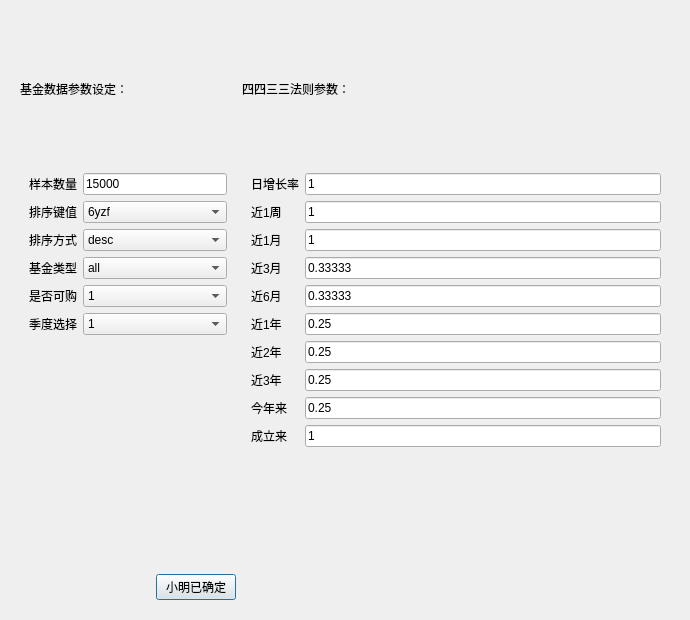
<?xml version="1.0" encoding="UTF-8"?>
<ui version="4.0">
 <author>lusongno1</author>
 <class>XMtool</class>
 <widget class="QDialog" name="XMtool">
  <property name="geometry">
   <rect>
    <x>0</x>
    <y>0</y>
    <width>690</width>
    <height>620</height>
   </rect>
  </property>
  <property name="windowTitle">
   <string>Dialog</string>
  </property>
  <property name="toolTip">
   <string>&lt;html&gt;&lt;head/&gt;&lt;body&gt;&lt;p&gt;欢迎使用小明选股软件！&lt;/p&gt;&lt;/body&gt;&lt;/html&gt;</string>
  </property>
  <property name="whatsThis">
   <string>&lt;html&gt;&lt;head/&gt;&lt;body&gt;&lt;p&gt;不认识爸爸？&lt;/p&gt;&lt;/body&gt;&lt;/html&gt;</string>
  </property>
  <layout class="QVBoxLayout" name="verticalLayout">
   <item>
    <widget class="QFrame" name="formFrame_2">
     <layout class="QGridLayout" name="gridLayout">
      <item row="0" column="0">
       <widget class="QLabel" name="label_18">
        <property name="text">
         <string>基金数据参数设定：</string>
        </property>
       </widget>
      </item>
      <item row="0" column="1">
       <widget class="QLabel" name="label_17">
        <property name="text">
         <string>四四三三法则参数：</string>
        </property>
       </widget>
      </item>
      <item row="2" column="0" alignment="Qt::AlignRight|Qt::AlignBottom">
       <widget class="QPushButton" name="pushButton">
        <property name="text">
         <string>小明已确定</string>
        </property>
       </widget>
      </item>
      <item row="1" column="1">
       <widget class="QWidget" name="widget" native="true">
        <layout class="QFormLayout" name="formLayout_4">
         <item row="0" column="0">
          <widget class="QLabel" name="label">
           <property name="text">
            <string>日增长率</string>
           </property>
          </widget>
         </item>
         <item row="0" column="1">
          <widget class="QLineEdit" name="r1r">
           <property name="text">
            <string>1</string>
           </property>
          </widget>
         </item>
         <item row="1" column="0">
          <widget class="QLabel" name="label_2">
           <property name="text">
            <string>近1周</string>
           </property>
          </widget>
         </item>
         <item row="1" column="1">
          <widget class="QLineEdit" name="r1z">
           <property name="text">
            <string>1</string>
           </property>
          </widget>
         </item>
         <item row="2" column="0">
          <widget class="QLabel" name="label_3">
           <property name="text">
            <string>近1月</string>
           </property>
          </widget>
         </item>
         <item row="2" column="1">
          <widget class="QLineEdit" name="r1y">
           <property name="text">
            <string>1</string>
           </property>
          </widget>
         </item>
         <item row="3" column="0">
          <widget class="QLabel" name="label_4">
           <property name="text">
            <string>近3月</string>
           </property>
          </widget>
         </item>
         <item row="3" column="1">
          <widget class="QLineEdit" name="r3y">
           <property name="text">
            <string>0.33333</string>
           </property>
          </widget>
         </item>
         <item row="4" column="0">
          <widget class="QLabel" name="label_5">
           <property name="text">
            <string>近6月</string>
           </property>
          </widget>
         </item>
         <item row="4" column="1">
          <widget class="QLineEdit" name="r6y">
           <property name="text">
            <string>0.33333</string>
           </property>
          </widget>
         </item>
         <item row="5" column="0">
          <widget class="QLabel" name="label_6">
           <property name="text">
            <string>近1年</string>
           </property>
          </widget>
         </item>
         <item row="5" column="1">
          <widget class="QLineEdit" name="r1n">
           <property name="text">
            <string>0.25</string>
           </property>
          </widget>
         </item>
         <item row="6" column="0">
          <widget class="QLabel" name="label_7">
           <property name="text">
            <string>近2年</string>
           </property>
          </widget>
         </item>
         <item row="6" column="1">
          <widget class="QLineEdit" name="r2n">
           <property name="text">
            <string>0.25</string>
           </property>
          </widget>
         </item>
         <item row="7" column="0">
          <widget class="QLabel" name="label_8">
           <property name="text">
            <string>近3年</string>
           </property>
          </widget>
         </item>
         <item row="7" column="1">
          <widget class="QLineEdit" name="r3n">
           <property name="text">
            <string>0.25</string>
           </property>
          </widget>
         </item>
         <item row="8" column="0">
          <widget class="QLabel" name="label_9">
           <property name="text">
            <string>今年来</string>
           </property>
          </widget>
         </item>
         <item row="8" column="1">
          <widget class="QLineEdit" name="rjnl">
           <property name="text">
            <string>0.25</string>
           </property>
          </widget>
         </item>
         <item row="9" column="0">
          <widget class="QLabel" name="label_10">
           <property name="text">
            <string>成立来</string>
           </property>
          </widget>
         </item>
         <item row="9" column="1">
          <widget class="QLineEdit" name="rcll">
           <property name="text">
            <string>1</string>
           </property>
          </widget>
         </item>
        </layout>
       </widget>
      </item>
      <item row="1" column="0">
       <widget class="QFrame" name="frame_2">
        <property name="maximumSize">
         <size>
          <width>216</width>
          <height>16777215</height>
         </size>
        </property>
        <layout class="QFormLayout" name="formLayout">
         <item row="0" column="0">
          <widget class="QLabel" name="label_11">
           <property name="text">
            <string>样本数量</string>
           </property>
          </widget>
         </item>
         <item row="0" column="1">
          <widget class="QLineEdit" name="sample">
           <property name="text">
            <string>15000</string>
           </property>
          </widget>
         </item>
         <item row="1" column="0">
          <widget class="QLabel" name="label_12">
           <property name="text">
            <string>排序键值</string>
           </property>
          </widget>
         </item>
         <item row="1" column="1">
          <widget class="QComboBox" name="sc">
           <item>
            <property name="text">
             <string>6yzf</string>
            </property>
           </item>
           <item>
            <property name="text">
             <string>dm</string>
            </property>
           </item>
           <item>
            <property name="text">
             <string>jc</string>
            </property>
           </item>
           <item>
            <property name="text">
             <string>jzrq</string>
            </property>
           </item>
           <item>
            <property name="text">
             <string>dwjz</string>
            </property>
           </item>
           <item>
            <property name="text">
             <string>ljjz</string>
            </property>
           </item>
           <item>
            <property name="text">
             <string>rzdf</string>
            </property>
           </item>
           <item>
            <property name="text">
             <string>zzf</string>
            </property>
           </item>
           <item>
            <property name="text">
             <string>1yzf</string>
            </property>
           </item>
           <item>
            <property name="text">
             <string>3yzf</string>
            </property>
           </item>
           <item>
            <property name="text">
             <string>1nzf</string>
            </property>
           </item>
           <item>
            <property name="text">
             <string>2nzf</string>
            </property>
           </item>
           <item>
            <property name="text">
             <string>3nzf</string>
            </property>
           </item>
           <item>
            <property name="text">
             <string>jnzf</string>
            </property>
           </item>
           <item>
            <property name="text">
             <string>lnzf</string>
            </property>
           </item>
           <item>
            <property name="text">
             <string/>
            </property>
           </item>
          </widget>
         </item>
         <item row="2" column="0">
          <widget class="QLabel" name="label_13">
           <property name="text">
            <string>排序方式</string>
           </property>
          </widget>
         </item>
         <item row="2" column="1">
          <widget class="QComboBox" name="st">
           <item>
            <property name="text">
             <string>desc</string>
            </property>
           </item>
           <item>
            <property name="text">
             <string>asc</string>
            </property>
           </item>
          </widget>
         </item>
         <item row="3" column="0">
          <widget class="QLabel" name="label_14">
           <property name="text">
            <string>基金类型</string>
           </property>
          </widget>
         </item>
         <item row="3" column="1">
          <widget class="QComboBox" name="ft">
           <item>
            <property name="text">
             <string>all</string>
            </property>
           </item>
           <item>
            <property name="text">
             <string>gp</string>
            </property>
           </item>
           <item>
            <property name="text">
             <string>hh</string>
            </property>
           </item>
           <item>
            <property name="text">
             <string>zs</string>
            </property>
           </item>
           <item>
            <property name="text">
             <string>qdii</string>
            </property>
           </item>
           <item>
            <property name="text">
             <string>zq</string>
            </property>
           </item>
           <item>
            <property name="text">
             <string>lof</string>
            </property>
           </item>
           <item>
            <property name="text">
             <string>fof</string>
            </property>
           </item>
          </widget>
         </item>
         <item row="4" column="0">
          <widget class="QLabel" name="label_15">
           <property name="text">
            <string>是否可购</string>
           </property>
          </widget>
         </item>
         <item row="4" column="1">
          <widget class="QComboBox" name="dx">
           <item>
            <property name="text">
             <string>1</string>
            </property>
           </item>
           <item>
            <property name="text">
             <string>0</string>
            </property>
           </item>
          </widget>
         </item>
         <item row="5" column="0">
          <widget class="QLabel" name="label_16">
           <property name="text">
            <string>季度选择</string>
           </property>
          </widget>
         </item>
         <item row="5" column="1">
          <widget class="QComboBox" name="season">
           <item>
            <property name="text">
             <string>1</string>
            </property>
           </item>
           <item>
            <property name="text">
             <string>2</string>
            </property>
           </item>
           <item>
            <property name="text">
             <string>3</string>
            </property>
           </item>
           <item>
            <property name="text">
             <string>4</string>
            </property>
           </item>
          </widget>
         </item>
        </layout>
       </widget>
      </item>
     </layout>
     <zorder>widget</zorder>
     <zorder>frame_2</zorder>
     <zorder>label_18</zorder>
     <zorder>label_17</zorder>
     <zorder>pushButton</zorder>
    </widget>
   </item>
  </layout>
 </widget>
 <resources/>
 <connections/>
</ui>
